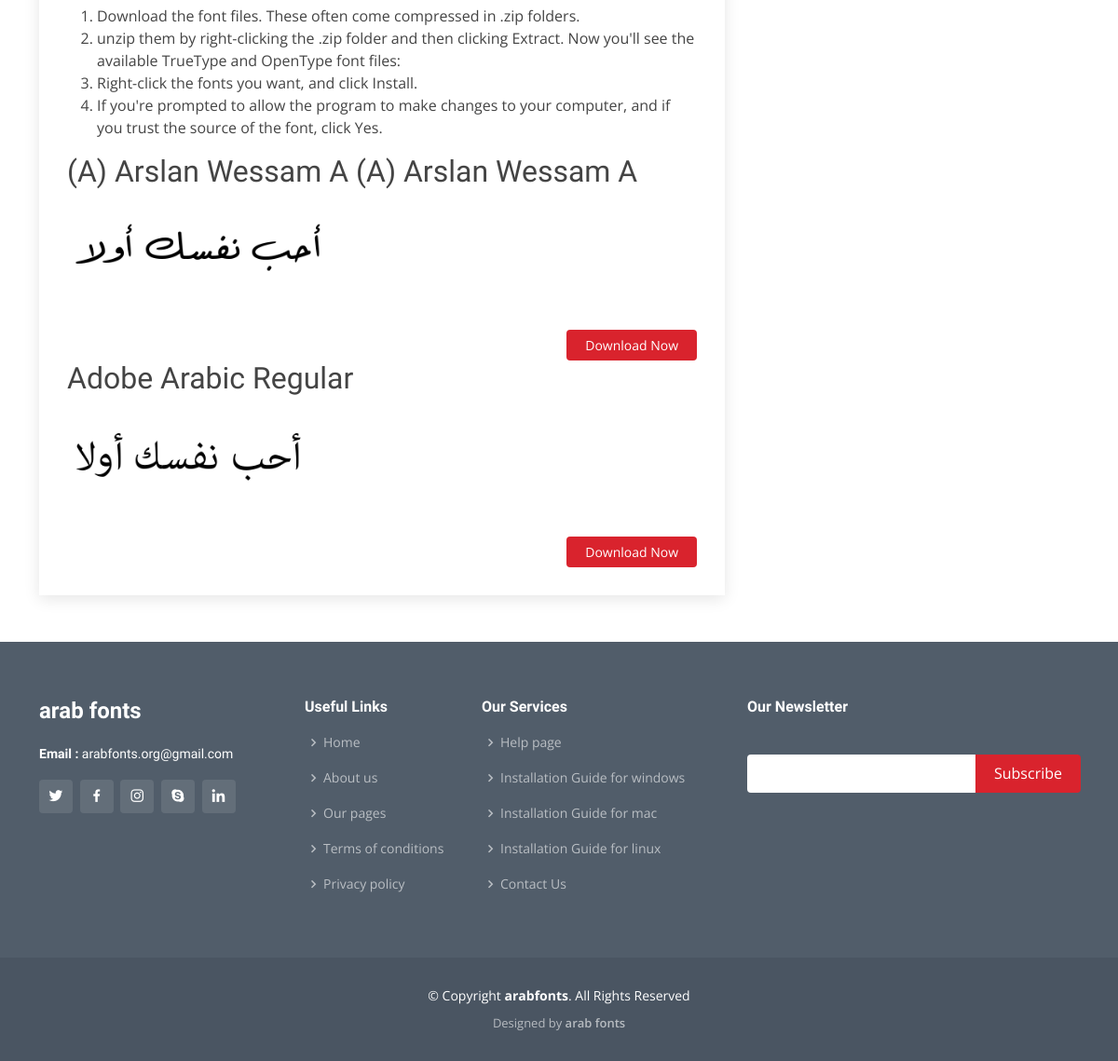
The app's page /0-titr-bold-bold/ (lower part), older data.
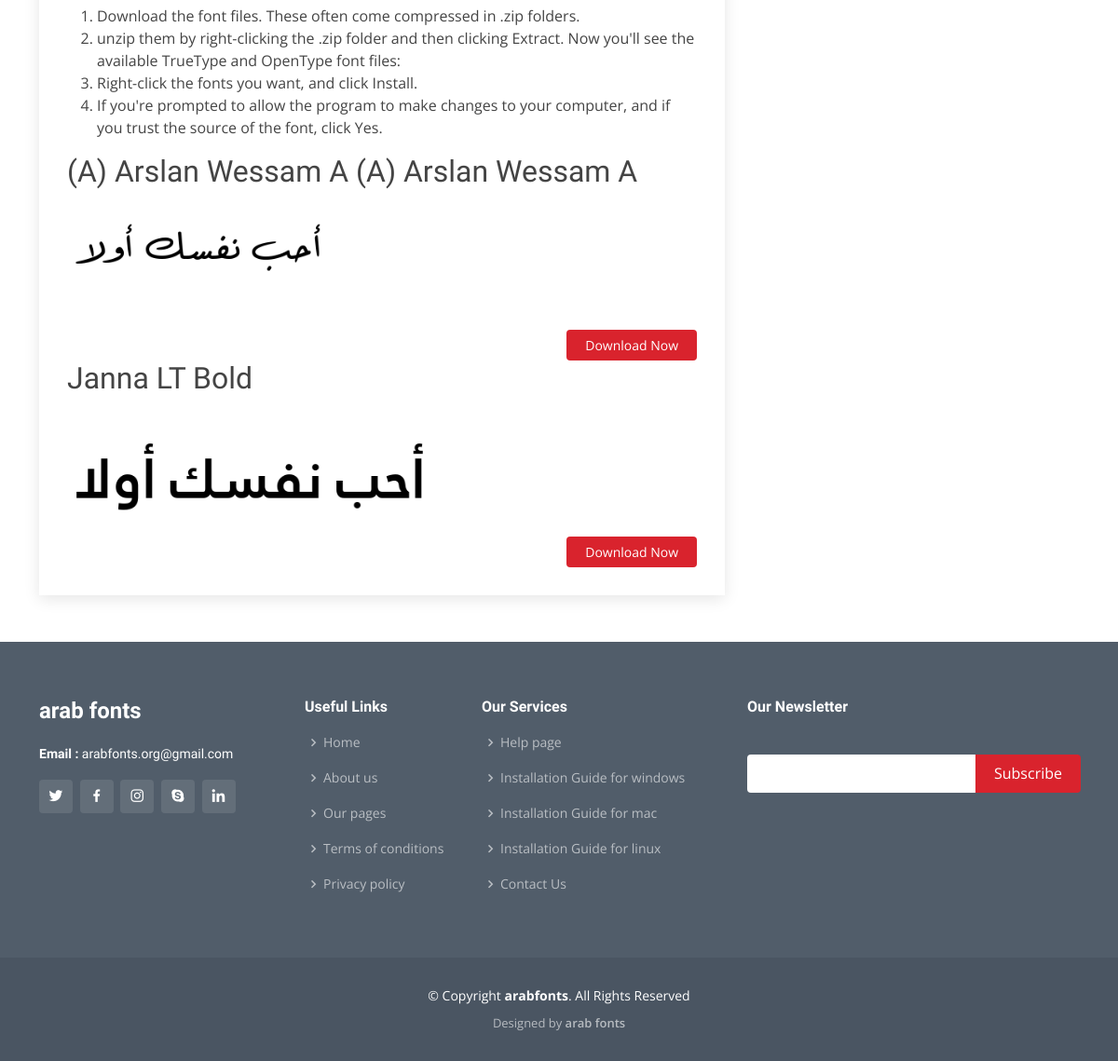
The same page, newer data.
### home/models.py (models this page shows, shortened)
class Fonts(models.Model):
    title = models.CharField(max_length=100, unique=True)
    slug = models.SlugField(max_length=200, null=True, blank=True)
    metakeyword = models.CharField(max_length=200, null=True)
    tags = TaggableManager()
    header_image = models.ImageField(upload_to='header_image')
    headerimg_alt = models.CharField(max_length=100, default="arabic fonts")
    upload_fonts = models.FileField(upload_to="upload_fonts")
    short_dis = FroalaField()
    long_dis = FroalaField()
    char_maping = models.ImageField(upload_to='char_maping')
    charimg_alt = models.CharField(max_length=100, default="arabic fonts charecter maping image")
    publish = models.BooleanField(default=False)
    Total_downloads = models.PositiveIntegerField(default=10, blank=False, null= False)
    def __str__(self):
        return self.title

### home/views.py (the view)
# urls.py: path('<slug:slug>/' , fonts_details , name="fonts_details"),
def fonts_details(request, slug):
    websitedata = Modification.objects.latest('websitename', 'websitediscription', 'ouremail', 'copyright', 'logo', 'favicon' )
    allfonts = Fonts.objects.order_by('-Total_downloads')
    title = Fonts.objects.filter(slug = slug).first()
    alltag = Tag.objects.filter(slug = slug).first()
    context = {
        'allfonts': allfonts[:2],
        'title': title,
        'websitedata': websitedata,
        'copyright': copyright,
        'alltag': alltag,
    }
    try:
        fonts_obj = Fonts.objects.filter(slug = slug).first()
        context['fonts_obj'] = fonts_obj
    except Exception as e:
        print(e)
    return render(request , 'fonts_details.html' , context)

### templates/fonts_details.html (shortened to what this page needs)
{% extends 'base.html' %}
{% block content %}
  <main id="main">
    <section id="blog" class="blog">
      <div class="container" data-aos="fade-up">
        <div class="row">
          <div class="col-lg-8 entries">
            <article class="entry entry-single">
              <h2>how to install fonts on computer</h2><br>
              <ol>
                <li>Download the font files. These often come compressed in .zip folders.</li>
                <li>unzip them by right-clicking the .zip folder and then clicking Extract. Now you'll see the available TrueType and OpenType font files:</li>
                <li>Right-click the fonts you want, and click Install.</li>
                <li>If you're prompted to allow the program to make changes to your computer, and if you trust the source of the font, click Yes.</li>
              </ol>
              {% for fonts in allfonts %}
                      <h2>{{fonts.title}}</h2>
                      <a href="{% url 'fonts_details' fonts.slug%}"><img src="/static/{{fonts.header_image}}" class="img-fluid" alt="{{fonts.headerimg_alt}}{{fonts.title}}"></a>
                      <div class="entry-content">
                        <div class="read-more">
                          <a href="{% url 'fonts_details' fonts.slug %}">Download Now</a>
                        </div>
                      </div>
                      {% endfor %}
            </article>
          </div>
          <div class="col-lg-4">
          </div>
        </div>
      </div>
    </section>
  </main>
 {% endblock %}

Row changes from the older to the newer data that the page shows:
no longer on this page (row unchanged): Fonts: title "Adobe Arabic Regular", header_image (picture)
added Fonts: title "Janna LT Bold", header_image (picture)
